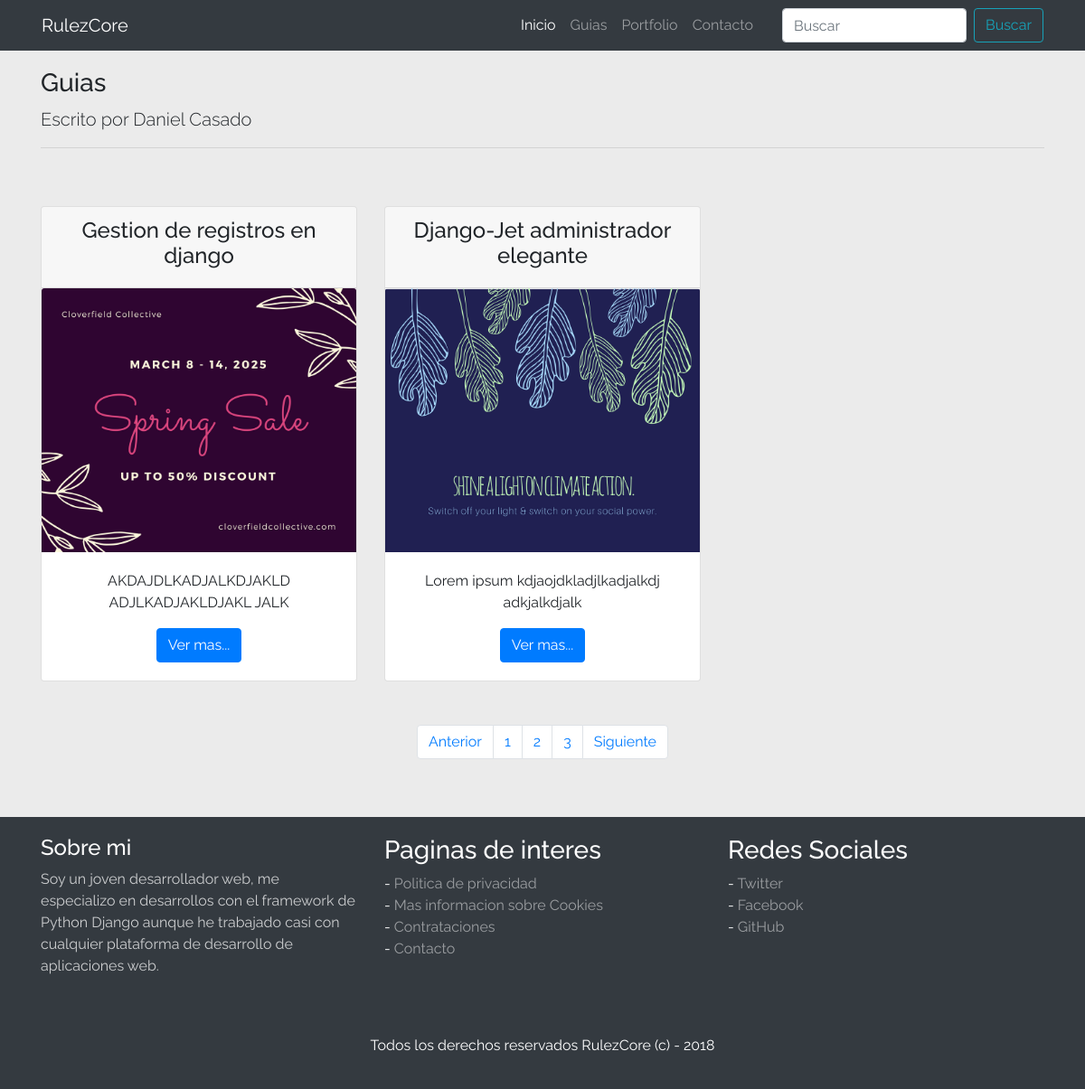
/guides/, run on the app's committed database.
### guides/models.py (models this page shows, shortened)
class Guide(models.Model):
    title = models.CharField(max_length=300, verbose_name="Titulo")
    image = models.ImageField(verbose_name="Miniatura", help_text="Se recomienda un tamaño de 500x500", upload_to="guidesImage")
    content = models.TextField(verbose_name="Contenido de la guia")
    created = models.DateTimeField(auto_now_add=True, verbose_name="Fecha de publicacion")
    updated = models.DateTimeField(auto_now=True, verbose_name="Ultima actualizacion")
    class Meta:
        verbose_name = "Guia"
        verbose_name_plural = "Guias"

### guides/views.py (the view)
# urls.py: path('guides/', include('guides.urls'), name="guides")
def guides(request):
    guides = Guide.objects.all()
    return render(request, 'guides/guides.html', {'guides': guides})

### guides/templates/guides/guides.html (shortened to what this page needs)
{% extends 'core/base.html'  %}
      {% block content %}
      <h3>Guias</h3>
      <p class="lead">Escrito por Daniel Casado</p>
      <hr>
      <div class="row">
        <div class="col-12">
          <div class="row mb-5 mt-5">
           {% for guide in guides %}
            <div class="col-md-4 text-center">
                <div class="card zoom">
                    <div class="card-header">
                        <h4 class="text-center">{{ guide.title }}</h4>
                    </div>
                    <img src="{{ guide.image.url }}" alt="" class="card-img-top">
                    <div class="card-body">
                        <p>{{ guide.content }}</p>
                        <button class="btn btn-primary">Ver mas...</button>
                    </div>
                </div>
            </div>
            {% endfor %}
          </div>
          <div class="d-flex justify-content-center">
            <nav aria-label="Page navigation example">
              <ul class="pagination">
                <li class="page-item"><a class="page-link" href="#">Anterior</a></li>
                <li class="page-item"><a class="page-link" href="#">1</a></li>
                <li class="page-item"><a class="page-link" href="#">2</a></li>
                <li class="page-item"><a class="page-link" href="#">3</a></li>
                <li class="page-item"><a class="page-link" href="#">Siguiente</a></li>
              </ul>
            </nav>
          </div>
        </div>
      </div>
    </main>
    {% endblock %}

### core/static/core/css/style.css (style rules this page uses)
body { background: #EBEBEB; font-family: 'Raleway', sans-serif; }
.zoom { transition: transform .2s; }

### data on the page
Guide: title "Gestion de registros en django", image (picture), content "AKDAJDLKADJALKDJAKLD ADJLKADJAKLDJAKL JALK"
Guide: title "Django-Jet administrador elegante", image (picture), content "Lorem ipsum kdjaojdkladjlkadjalkdj adkjalkdjalk"
